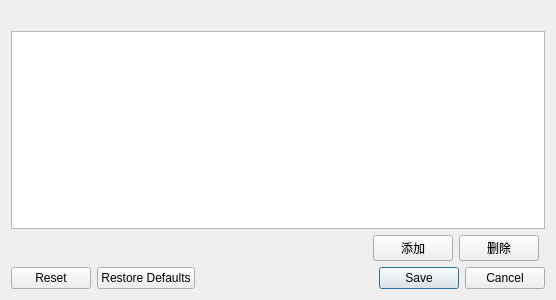
<?xml version="1.0" encoding="UTF-8"?>
<ui version="4.0">
 <class>FoldersSettingDialog</class>
 <widget class="QDialog" name="FoldersSettingDialog">
  <property name="geometry">
   <rect>
    <x>0</x>
    <y>0</y>
    <width>556</width>
    <height>300</height>
   </rect>
  </property>
  <property name="windowTitle">
   <string/>
  </property>
  <layout class="QGridLayout" name="gridLayout">
   <item row="2" column="1">
    <widget class="QPushButton" name="addButton">
     <property name="text">
      <string>添加</string>
     </property>
    </widget>
   </item>
   <item row="2" column="2">
    <widget class="QPushButton" name="deleteButton">
     <property name="text">
      <string>删除</string>
     </property>
    </widget>
   </item>
   <item row="2" column="0">
    <spacer name="horizontalSpacer">
     <property name="orientation">
      <enum>Qt::Horizontal</enum>
     </property>
     <property name="sizeHint" stdset="0">
      <size>
       <width>40</width>
       <height>20</height>
      </size>
     </property>
    </spacer>
   </item>
   <item row="1" column="0" colspan="4">
    <widget class="QListWidget" name="foldersListWidget"/>
   </item>
   <item row="0" column="0" colspan="4">
    <widget class="QLabel" name="label">
     <property name="text">
      <string/>
     </property>
    </widget>
   </item>
   <item row="3" column="0" colspan="4">
    <widget class="QDialogButtonBox" name="buttonBox">
     <property name="orientation">
      <enum>Qt::Horizontal</enum>
     </property>
     <property name="standardButtons">
      <set>QDialogButtonBox::Cancel|QDialogButtonBox::Reset|QDialogButtonBox::RestoreDefaults|QDialogButtonBox::Save</set>
     </property>
    </widget>
   </item>
  </layout>
 </widget>
 <resources/>
 <connections>
  <connection>
   <sender>buttonBox</sender>
   <signal>accepted()</signal>
   <receiver>FoldersSettingDialog</receiver>
   <slot>accept()</slot>
   <hints>
    <hint type="sourcelabel">
     <x>248</x>
     <y>254</y>
    </hint>
    <hint type="destinationlabel">
     <x>157</x>
     <y>274</y>
    </hint>
   </hints>
  </connection>
  <connection>
   <sender>buttonBox</sender>
   <signal>rejected()</signal>
   <receiver>FoldersSettingDialog</receiver>
   <slot>reject()</slot>
   <hints>
    <hint type="sourcelabel">
     <x>316</x>
     <y>260</y>
    </hint>
    <hint type="destinationlabel">
     <x>286</x>
     <y>274</y>
    </hint>
   </hints>
  </connection>
 </connections>
</ui>
